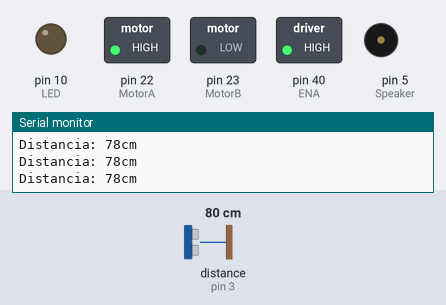
A sketch run on a simulated Arduino Mega 2560, built with avr-gcc and run on an emulated ATmega2560. Shown: switched loads named in the sketch (green lamp = pin HIGH), output pins drawn as LEDs (lit = HIGH), buzzer (waves = sounding, pin HIGH), the last lines printed to the serial monitor. Wiring (inferred from the names in the program): ultrasonic range finder: trigger pin 2; echo pin 3. The inputs (shaded band) are chosen by the test bench; at power-on: distance to the obstacle (sensor on pin 3) 80 cm. The echo pulse lasts 58.3 µs per cm; pins used as bus, display or sensor lines are not drawn.

Above: at 1.2 s.
1.3 s: distance to the obstacle (sensor on pin 3) set to 24 cm
2.8 s: distance to the obstacle (sensor on pin 3) set to 20 cm
At 3.5 s:
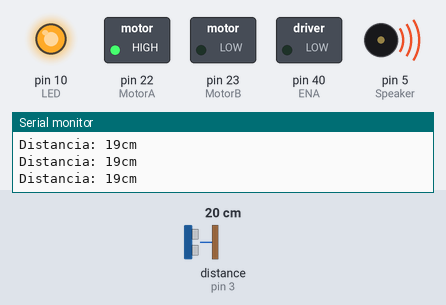
4.3 s: distance to the obstacle (sensor on pin 3) set to 35 cm
At 4.6 s:
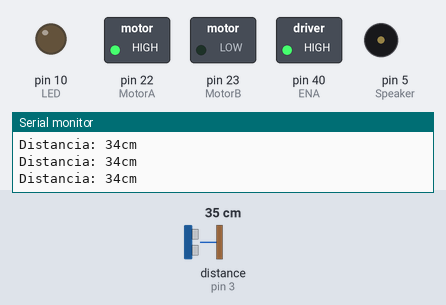
5.8 s: distance to the obstacle (sensor on pin 3) set to 2 cm
At 7.3 s:
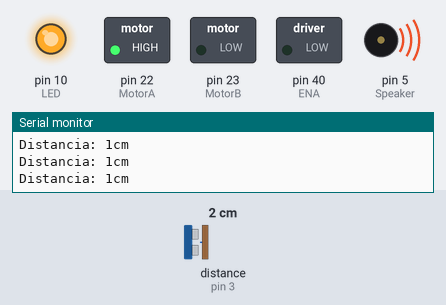
Timing chart, 0 to 8.3 s (numbered marks = the images above; inputs shaded):
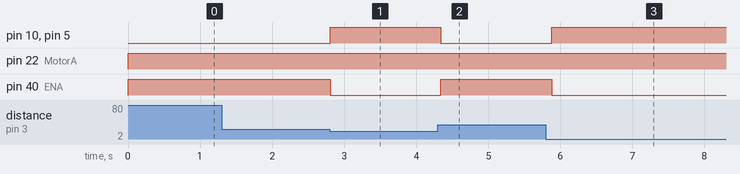

Measured:
- the behaviour switches between 22 and 21 cm on distance to the obstacle (sensor on pin 3) (found by bisection; images 0 and 1)
- after the input at 2.8 s, pin 10 (LED), pin 5 (Speaker): LOW → HIGH at once; pin 40 (ENA): HIGH → LOW at once
- after the input at 4.3 s, pin 10 (LED), pin 5 (Speaker): HIGH → LOW at once; pin 40 (ENA): LOW → HIGH at once
- after the input at 5.8 s, pin 10 (LED), pin 5 (Speaker): LOW → HIGH after 0.08 s; pin 40 (ENA): HIGH → LOW after 0.08 s

The sketch:

Arduino_File.ino
```cpp
int LED = 10;
int Trigger = 2;
int Echo = 3;
int Speaker = 5;
int MotorA = 22;
int MotorB = 23;
int ENA = 40;


void setup() {
  // put your setup code here, to run once:
  Serial.begin(9600);
  pinMode(Trigger, OUTPUT);
  pinMode(LED, OUTPUT);
  pinMode(Speaker, OUTPUT);
  pinMode(Echo, INPUT);
  pinMode(MotorA, OUTPUT);
  pinMode(MotorB, OUTPUT);
  digitalWrite(Trigger, LOW);
  pinMode(ENA, OUTPUT);

}

void loop() {
  // put your main code here, to run repeatedly:
  long t;//Tiempo que demora en llegar la señal echo
  long d;//Distancia en centimetros

  digitalWrite(Trigger, HIGH);
  delayMicroseconds(10);
  digitalWrite(Trigger, LOW);

  t = pulseIn(Echo, HIGH);
  d = t/59;

  digitalWrite(MotorA, HIGH);
  digitalWrite(MotorB, LOW);

  if(d<=20)
  {
    digitalWrite(LED, HIGH);
    digitalWrite(Speaker, HIGH);

    for(int i=255;i>=0;i-=25){
      analogWrite(ENA, i);
    }

    analogWrite(ENA, 0);

  }
  else
  {
    digitalWrite(LED, LOW);
    digitalWrite(Speaker, LOW);

    for(int i=0;i<256;i+=25){
      analogWrite(ENA, i);
    }
  }

  Serial.print("Distancia: ");
  Serial.print(d);
  Serial.print("cm");
  Serial.println();
  delay(100);

}
```
